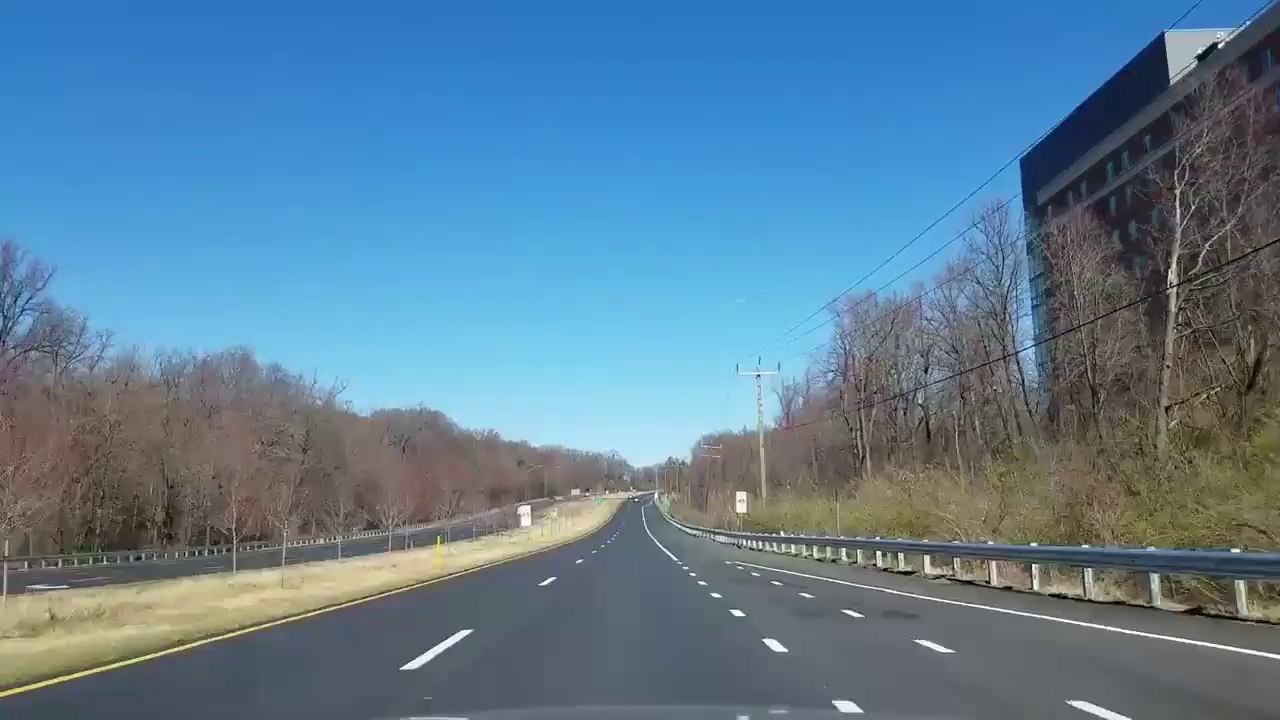
#> input picture Lane Detection/photo2.jpg, 1280 x 720 px
$ python DetectionPhoto2.py
#> lines starting #> are read from the running program, lines starting #| are printed output that depends on the picture; after the words box and inside, x2 and y2 are one past the last pixel; in counts of white or black regions, pixels touching at a corner belong together
import matplotlib.pyplot as plt
import matplotlib.image as mpimg
import numpy as np
import cv2

# Read in the image
image = mpimg.imread('photo2.jpg')
#> image is the input picture: shape (720, 1280, 3); mean R, G, B 92.5, 126.1, 149.5

# Grab the x and y size and make a copy of the image
ysize = image.shape[0]
#> ysize = 720
xsize = image.shape[1]
#> xsize = 1280
print (image.shape)
#| (720, 1280, 3)
color_select = np.copy(image)
line_image = np.copy(image)

# Define color selection criteria
# MODIFY THESE VARIABLES TO MAKE YOUR COLOR SELECTION
red_threshold = 140
green_threshold = 110
blue_threshold = 70

rgb_threshold = [red_threshold, green_threshold, blue_threshold]

# Define the vertices of a triangular mask.
# Keep in mind the origin (x=0, y=0) is in the upper left
# MODIFY THESE VALUES TO ISOLATE THE REGION
# WHERE THE LANE LINES ARE IN THE IMAGE
left_bottom = [0, 700]
right_bottom = [1280, 700]
apex = [640, 490]

# Perform a linear fit (y=Ax+B) to each of the three sides of the triangle
# np.polyfit returns the coefficients [A, B] of the fit
fit_left = np.polyfit((left_bottom[0], apex[0]), (left_bottom[1], apex[1]), 1)
fit_right = np.polyfit((right_bottom[0], apex[0]), (right_bottom[1], apex[1]), 1)
fit_bottom = np.polyfit((left_bottom[0], right_bottom[0]), (1448, 1448), 1)

# Mask pixels below the threshold
color_thresholds = (image[:, :, 0] < rgb_threshold[0]) | \
                   (image[:, :, 1] < rgb_threshold[1]) | \
                   (image[:, :, 2] < rgb_threshold[2])
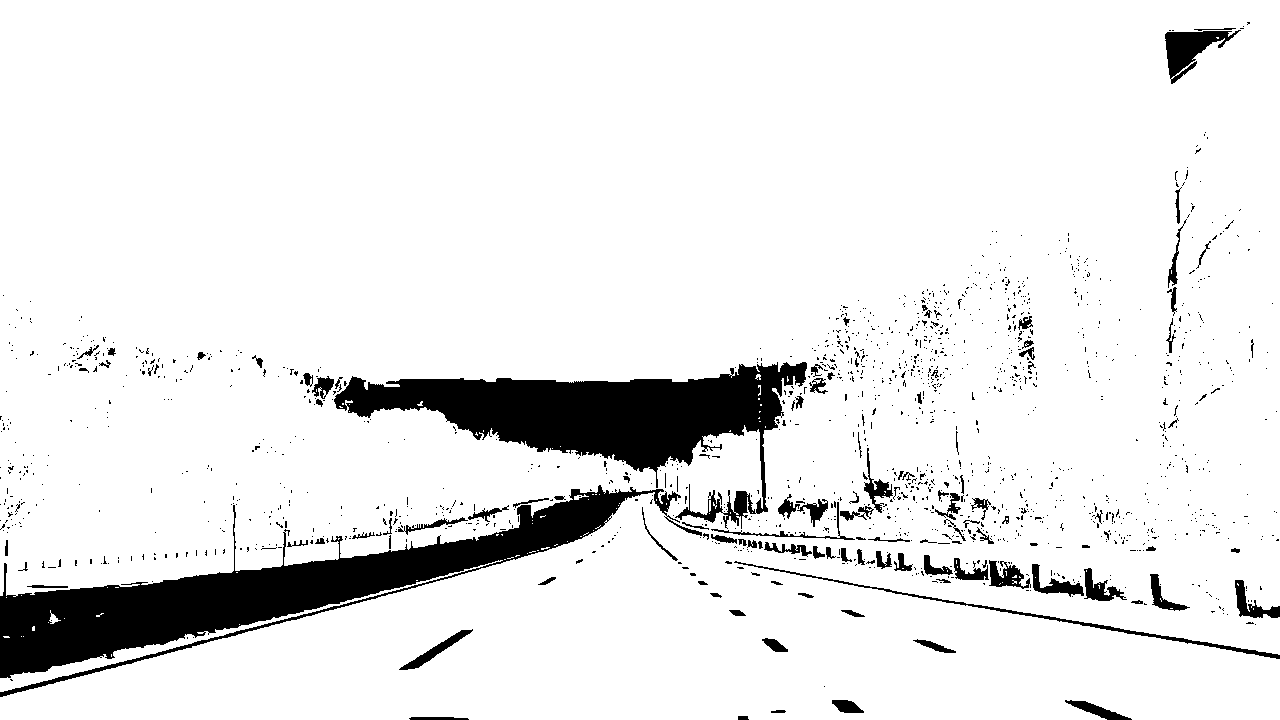
#> color_thresholds: shape (720, 1280) bool; 91.1% white; 1511 black regions (1391 under 20 px), largest, box (x1, y1, x2, y2) and area: (0, 485, 702, 697) 33783, (334, 362, 807, 529) 27690, (1165, 30, 1241, 84) 1723

# Find the region inside the lines
XX, YY = np.meshgrid(np.arange(0, xsize), np.arange(0, ysize))
region_thresholds = (YY > (XX * fit_left[0] + fit_left[1])) & \
                    (YY > (XX * fit_right[0] + fit_right[1])) & \
                    (YY < (XX * fit_bottom[0] + fit_bottom[1]))
# Mask color and region selection
color_select[color_thresholds | ~region_thresholds] = [0, 0, 0]
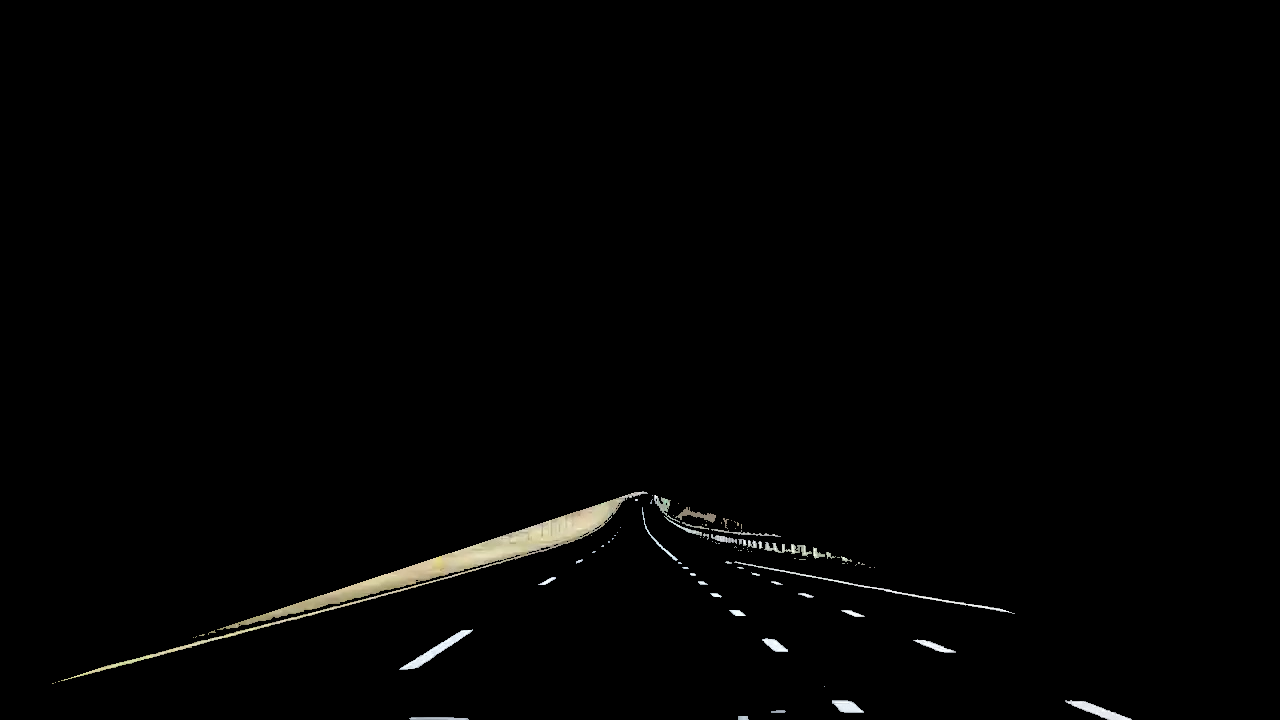
#> color_select: shape (720, 1280, 3); mean R, G, B 2.8, 2.7, 2.4
# Color pixels red where both color and region selections met
line_image[~color_thresholds & region_thresholds] = [255, 0, 0]
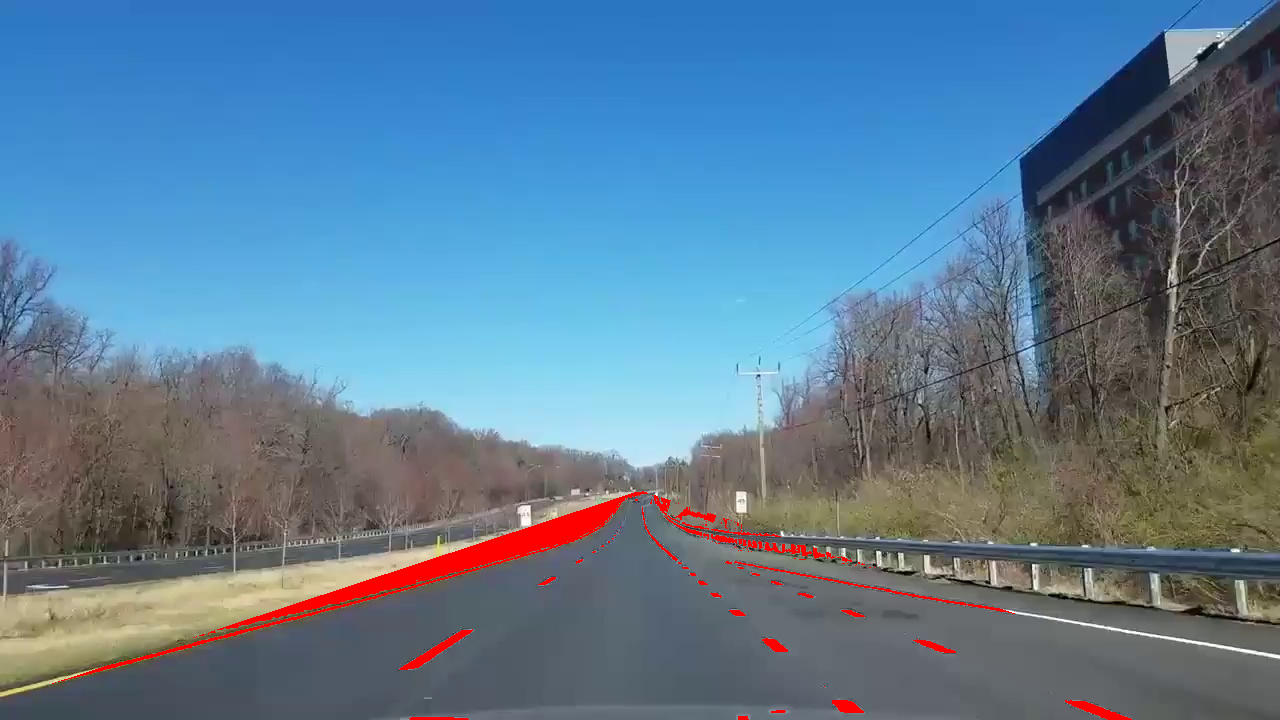
#> line_image: shape (720, 1280, 3); 1.42% of pixels changed, all inside (x1, y1, x2, y2) = (52, 491, 1132, 720)

# Display the image and show region and color selections
plt.imshow(image)
x = [left_bottom[0]+10, right_bottom[0], apex[0], left_bottom[0]+10 , 10,2035,2035]
y = [left_bottom[1]+10, right_bottom[1], apex[1], left_bottom[1] +10, 1438,1438,850]
plt.plot(x, y, 'b--', lw=4)
plt.imshow(color_select)
plt.imshow(line_image)

plt.show()
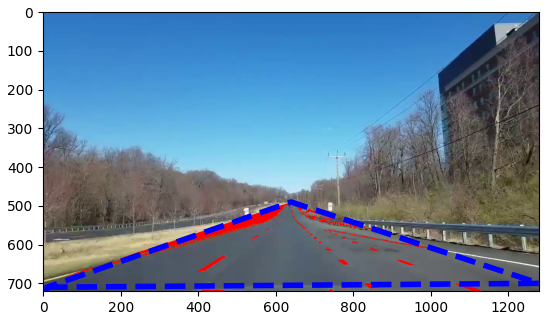
#> figure drawn by matplotlib, 1 panel

$ run again, with Lane Detection/photo1.jpg copied over Lane Detection/photo2.jpg
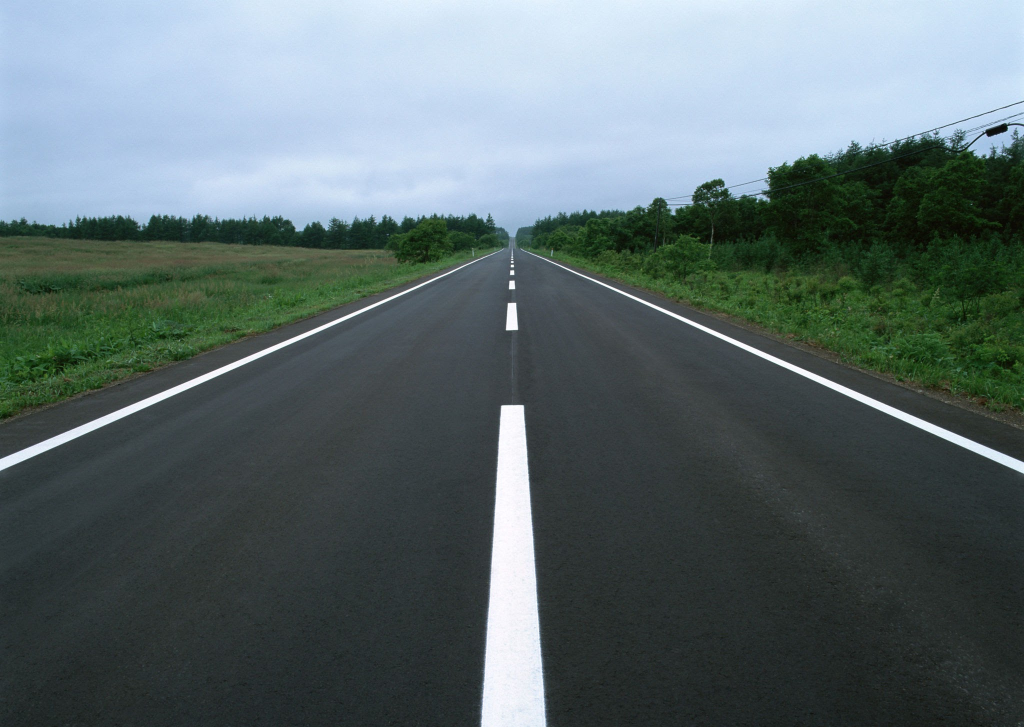
#> input picture Lane Detection/photo1.jpg, 2048 x 1454 px (shown at 1/2 size)
#> image is the input picture: shape (1454, 2048, 3); mean R, G, B 92.6, 106.5, 108.6
#| (1454, 2048, 3)
#> `color_thresholds = (image[:, :, 0] < rgb_threshold[0]) | \ (image[:, :..`:
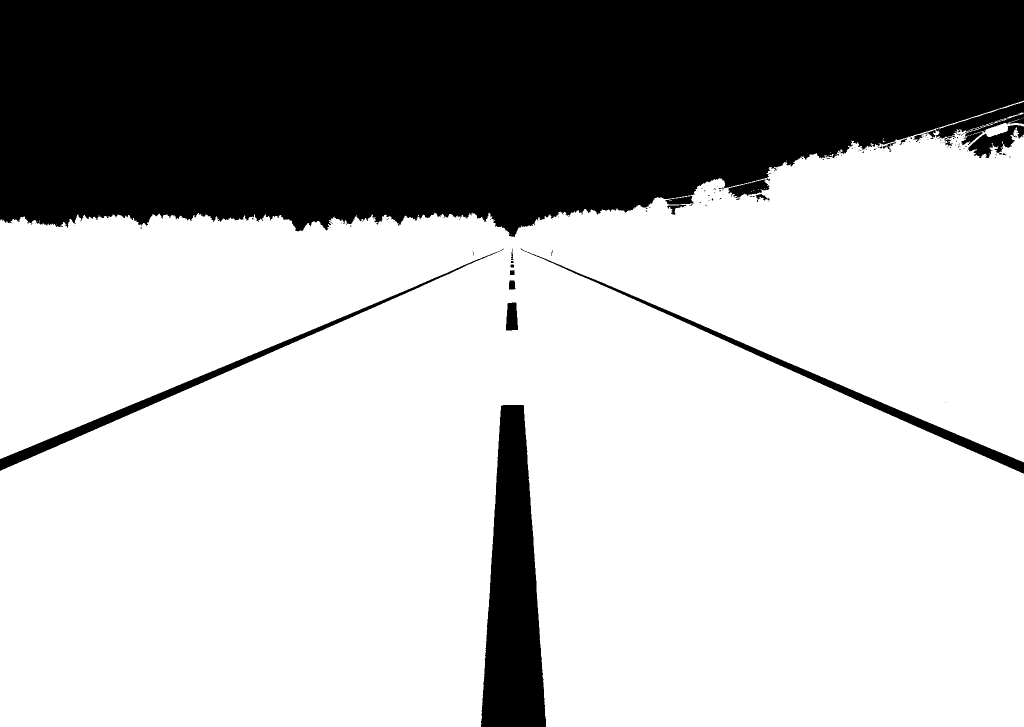
#> color_thresholds: shape (1454, 2048) bool (shown at 1/2 size); 70% white; 140 black regions (119 under 20 px), largest, box (x1, y1, x2, y2) and area: (0, 0, 2048, 474) 797734, (962, 810, 1092, 1454) 56533, (0, 497, 1008, 942) 12444
#> line_image: shape (1454, 2048, 3); 2.31% of pixels changed, all inside (x1, y1, x2, y2) = (0, 562, 1092, 1448)
#> `plt.show()`:
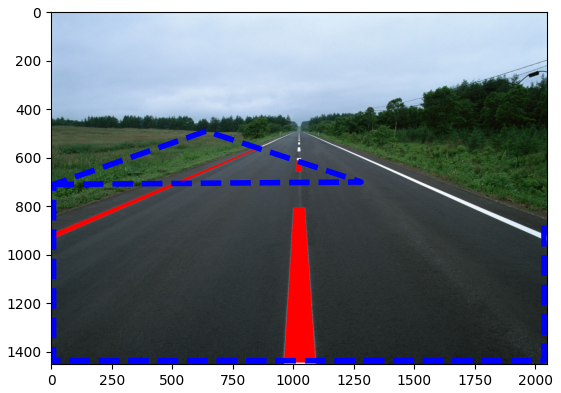
#> figure drawn by matplotlib, 1 panel

$ run again, with Lane Detection/photo3.jpg copied over Lane Detection/photo2.jpg
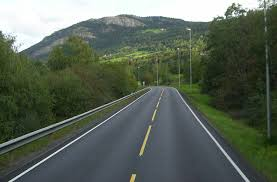
#> input picture Lane Detection/photo3.jpg, 277 x 182 px
#> image is the input picture: shape (182, 277, 3); mean R, G, B 89.4, 99.7, 87.2
#| (182, 277, 3)
#> `color_thresholds = (image[:, :, 0] < rgb_threshold[0]) | \ (image[:, :..`:
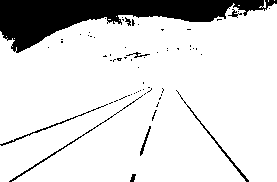
#> color_thresholds: shape (182, 277) bool; 85.7% white; 65 black regions (56 under 20 px), largest, box (x1, y1, x2, y2) and area: (0, 0, 277, 53) 6205, (9, 95, 143, 182) 222, (176, 90, 249, 182) 207
#> color_select: shape (182, 277, 3); every value is 0
#> `plt.show()`:
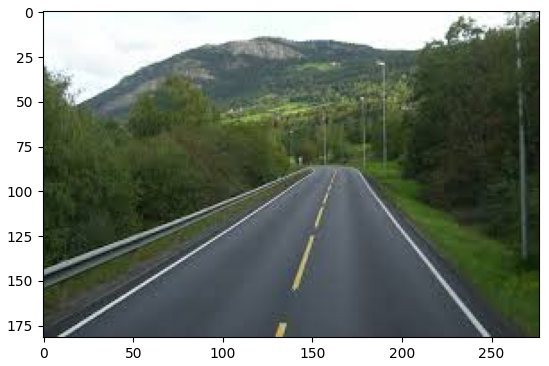
#> figure drawn by matplotlib, 1 panel
